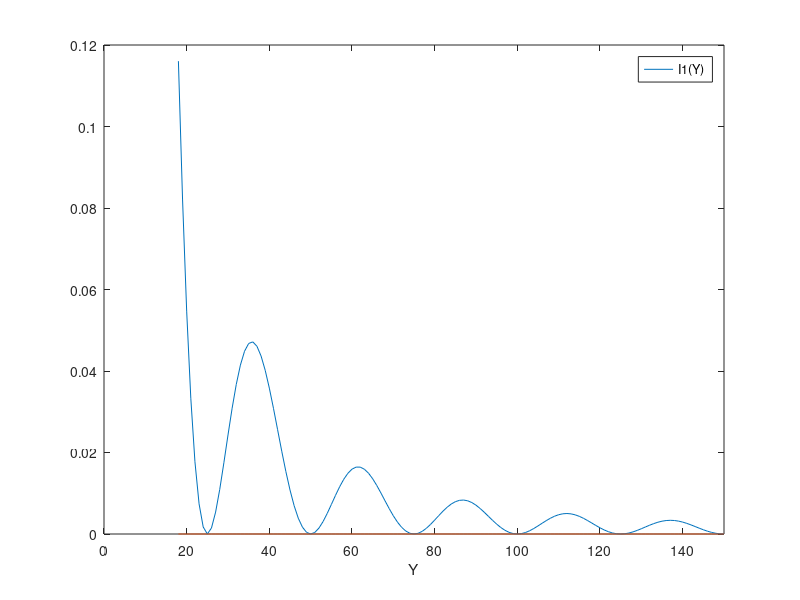

Write the MATLAB code that produced this figure.
% D3FASLITEXS
% Study of side maxima and minima of the Slit
% Diffraction on a slit of width d and wavelength ?.
% X is distace: Slit-Screen,
% Y is coordinate on Screen.
% For small angles, Y/X is proportional to the diffraction angle.
% All length in mm.

function D3FASLITEXS;

Lamda = 0.0005;
X = 4000;
Y = (18:1:150);
d = 0.08;
I1 = (sin(pi*(d/Lamda)*(Y/X))./(pi*(d/Lamda)*(Y/X))).^2;


figure(1);
plot(Y,real(I1),Y,imag(I1));
axis([0 150 0 0.12]);                  % PLOTS LIMITS                    
xlabel('Y');
legend('I1(Y)');
